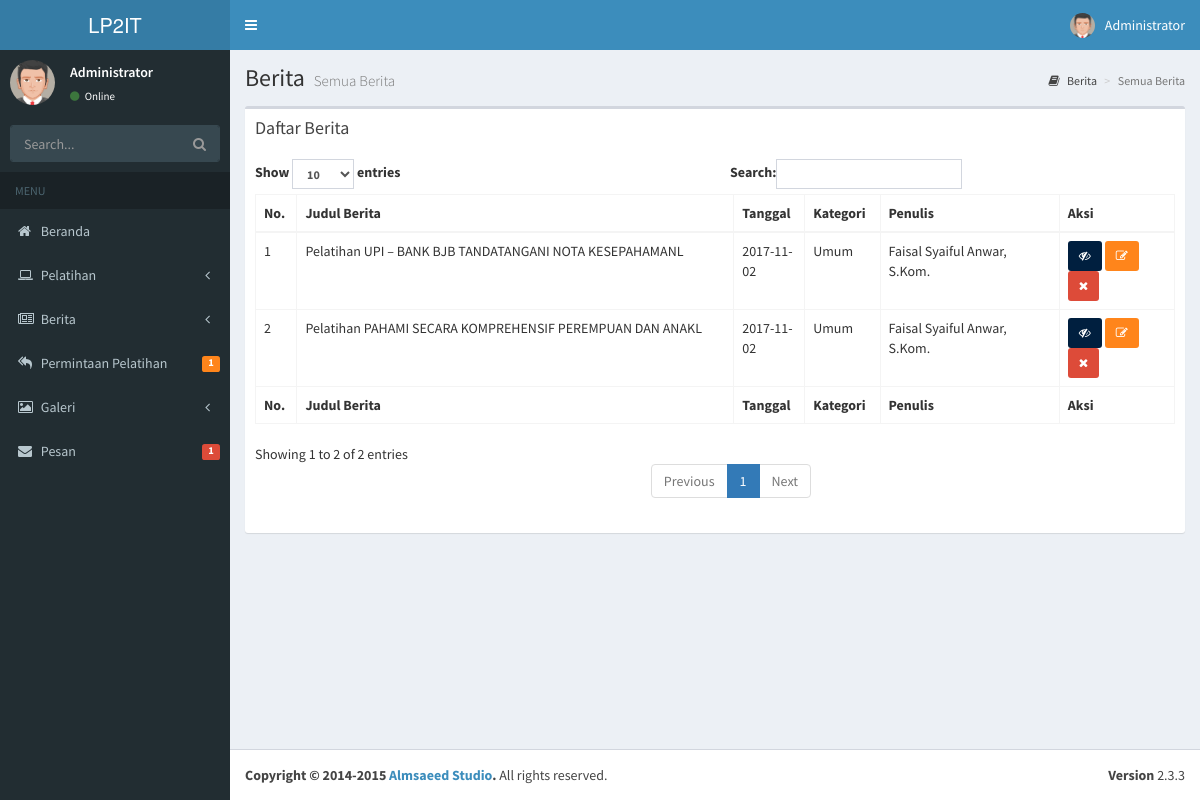
Screenshot of /Admin/newsAll with the database file from the repository.
### tables this page shows
CREATE TABLE `tb_berita` (
  `id` int(11) NOT NULL,
  `judul` varchar(255) NOT NULL,
  `tanggal` date NOT NULL,
  `kategori` varchar(255) NOT NULL,
  `penulis` varchar(255) NOT NULL,
  `teks` text NOT NULL,
  `path` varchar(255) NOT NULL,
  `stats` tinyint(1) NOT NULL DEFAULT '0'
);

### application/controllers/Admin.php (called while the page is built, shortened)
<?php
class Admin extends CI_Controller {
	private $head;
	public function __construct(){
		$this->head['pelatihan'] = $this->ModelPelatihan->selectAll()->num_rows();
		$this->head['galeri'] = $this->ModelGaleri->selectAll()->num_rows();
		$this->head['berita'] = $this->ModelNews->selectAll()->num_rows();
		$this->head['pesan'] = $this->ModelPesan->selectAll()->num_rows();
		$this->head['request'] = $this->ModelRequest->selectAll()->num_rows();
	}
	public function newsAll($status = NULL)	{
		$data['all'] = $this->ModelNews->selectAll()->result_array();
		$this->load->view('admin/templates/header',$this->head);
		$this->load->view('admin/newsAll',$data);
		$this->load->view('admin/templates/footer');
	}
}

### index.php (called while the page is built, shortened)
<?php
require_once BASEPATH.'core/CodeIgniter.php';

### application/models/ModelNews.php (called while the page is built, shortened)
<?php
class ModelNews extends CI_Model {
	public $tableName;
	public function __construct(){
		$this->tableName = "tb_berita";
	}
	public function selectAll($from=0,$offset=0){
		$this->db->select('*');
		$this->db->from($this->tableName);
		$this->db->order_by('id','DESC');
		$this->db->limit($from,$offset);
		return $this->db->get();
	}
}

### application/views/admin/newsAll.php (the view, shortened to what this page needs)
<div class="content-wrapper">
  <section class="content-header">
    <h1>
      Berita
      <small>Semua Berita</small>
    </h1>
    <ol class="breadcrumb">
      <li><a href="#"><i class="fa fa-book"></i> Berita</a></li>
      <li class="active">Semua Berita</li>
    </ol>
  </section>
  <section class="content">
    <div class="row">
      <div class="col-xs-12">
      <div class="box">
          <div class="box-header">
          <h3 class="box-title">Daftar Berita</h3>
          </div>
          <div class="box-body">
          <table id="dt" class="table table-bordered table-hover">
              <thead>
              <tr>
                  <th>No.</th>
                  <th>Judul Berita</th>
                  <th>Tanggal</th>
                  <th>Kategori</th>
                  <th>Penulis</th>
                  <th>Aksi</th>
              </tr>
              </thead>
              <tbody>
              <?php
              $i=1;foreach($all as $row){
               ?>
              <tr >
                  <td><?php echo $i++; ?></td>
                  <td><?php echo "Pelatihan ".$row['judul']; ?>L</td>
                  <td><?php echo $row['tanggal']; ?></td>
                  <td><?php echo $row['kategori']; ?></td>
                  <td><?php echo $row['penulis']; ?></td>
                  <td>
                    <button type="button" class="btn btn-sm bg-navy"><i class="fa fa-eye-slash"></i></button>
                    <button type="button" class="btn btn-sm bg-orange"><i class="fa fa-edit"></i></button>
                    <button type="button" class="btn btn-sm bg-red"><i class="fa fa-times"></i></button>
                  </td>
              </tr>
              <?php } ?>
              </tbody>
              <tfoot>
              <tr>
                  <th>No.</th>
                  <th>Judul Berita</th>
                  <th>Tanggal</th>
                  <th>Kategori</th>
                  <th>Penulis</th>
                  <th>Aksi</th>
              </tr>
              </tfoot>
          </table>
          </div>
      </div>
      </div>
  </div>
  </section>
</div>

### application/views/admin/templates/header.php (shortened to what this page needs)
<!DOCTYPE html>
<html>
<head>
  <link rel="stylesheet" href="<?php echo base_url(); ?>assets/css/bootstrap.min.css">
  <link rel="stylesheet" href="https://cdnjs.cloudflare.com/ajax/libs/font-awesome/4.5.0/css/font-awesome.min.css">
  <link rel="stylesheet" href="https://cdnjs.cloudflare.com/ajax/libs/ionicons/2.0.1/css/ionicons.min.css">
  <link rel="stylesheet" href="<?php echo base_url(); ?>assets/css/AdminLTE/AdminLTE.min.css">
  <link rel="stylesheet" href="<?php echo base_url(); ?>assets/css/AdminLTE/skins/_all-skins.min.css">
  <link rel="stylesheet" href="<?php echo base_url(); ?>plugins/iCheck/flat/blue.css">
  <link rel="stylesheet" href="<?php echo base_url(); ?>plugins/morris/morris.css">
  <link rel="stylesheet" href="<?php echo base_url(); ?>plugins/jvectormap/jquery-jvectormap-1.2.2.css">
  <link rel="stylesheet" href="<?php echo base_url(); ?>plugins/datepicker/datepicker3.css">
  <link rel="stylesheet" href="<?php echo base_url(); ?>plugins/daterangepicker/daterangepicker-bs3.css">
  <link rel="stylesheet" href="<?php echo base_url(); ?>plugins/bootstrap-wysihtml5/bootstrap3-wysihtml5.min.css">
  <link rel="stylesheet" href="<?php echo base_url(); ?>assets/styleadmin.css">
</head>
<body class="hold-transition skin-blue sidebar-mini">
<div class="wrapper">
<header class="main-header">
    <a href="#" class="logo">
      <span class="logo-lg"> LP2IT</span>
    </a>
    <nav class="navbar navbar-static-top">
      <a href="#" class="sidebar-toggle" data-toggle="offcanvas" role="button">
      </a>
      <div class="navbar-custom-menu">
        <ul class="nav navbar-nav">
          <li class="dropdown user user-menu">
            <a href="#" class="dropdown-toggle" data-toggle="dropdown">
              <img src="<?php echo base_url(); ?>assets/img/avatar5.png" class="user-image" alt="User Image">
              <span class="hidden-xs">Administrator</span>
            </a>
          </li>
        </ul>
      </div>
    </nav>
  </header>
  <aside class="main-sidebar">
    <section class="sidebar">
      <div class="user-panel">
        <div class="pull-left image">
          <img src="<?php echo base_url(); ?>assets/img/avatar5.png" class="img-circle" alt="User Image">
        </div>
        <div class="pull-left info">
          <p>Administrator</p>
          <a href="#"><i class="fa fa-circle text-success"></i> Online</a>
        </div>
      </div>
      <form action="#" method="get" class="sidebar-form">
        <div class="input-group">
          <input type="text" name="q" class="form-control" placeholder="Search...">
              <span class="input-group-btn">
                <button type="submit" name="search" id="search-btn" class="btn btn-flat"><i class="fa fa-search"></i>
                </button>
              </span>
        </div>
      </form>
      <ul class="sidebar-menu">
        <li class="header">MENU</li>
        <li class="treeview">
          <a href="<?php echo site_url(); ?>Admin">
            <i class="fa fa-home"></i> <span>Beranda</span></i>
          </a>
        </li>
        <li class="treeview">
          <a href="#">
            <i class="fa fa-laptop"></i>
            <span>Pelatihan</span>
            <i class="fa fa-angle-left pull-right"></i>
          </a>
        </li>
        <li class="treeview">
          <a href="#">
              <i class="fa fa-newspaper-o"></i> <span>Berita</span>
            <i class="fa fa-angle-left pull-right"></i>
          </a>
        </li>
        <li class="treeview">
          <a href="<?php echo site_url(); ?>Admin/reqAll">
            <i class="fa fa-reply-all"></i> <span>Permintaan Pelatihan</span></i>
            <span class="pull-right-container">
              <span class="label bg-orange pull-right"><?php echo $request; ?></span>
            </span>
          </a>
        </li>
        <li class="treeview">
          <a href="#">
              <i class="fa fa-photo"></i> <span>Galeri</span>
            <i class="fa fa-angle-left pull-right"></i>
          </a>
        </li>
        <li class="treeview">
          <a href="<?php echo site_url(); ?>Admin/kontakAll">
            <i class="fa fa-envelope"></i> <span>Pesan</span></i>
            <span class="pull-right-container">
              <span class="label label-danger pull-right"><?php echo $pesan; ?></span>
            </span>
          </a>
        </li>
      </ul>
    </section>
  </aside>

### assets/styleadmin.css (style rules this page uses)
table { table-layout: auto; }
td { word-wrap:normal; }

### rows the page displays
tb_berita: stats "1", judul "PAHAMI SECARA KOMPREHENSIF PEREMPUAN DAN ANAK", tanggal "2017-11-02", kategori "Umum", penulis "Faisal Syaiful Anwar, S.Kom."
tb_berita: judul "UPI – BANK BJB TANDATANGANI NOTA KESEPAHAMAN", tanggal "2017-11-02", kategori "Umum", penulis "Faisal Syaiful Anwar, S.Kom."
